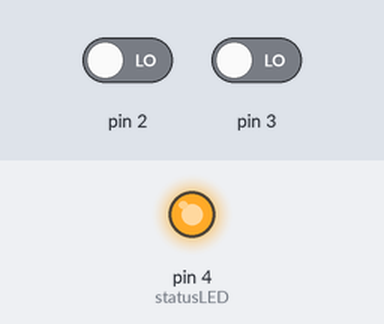
Simulated run of this sketch. Board: Arduino Uno, built with avr-gcc and run on an emulated ATmega328P. Shown: output pins drawn as LEDs (lit = HIGH). Inputs (shaded band) come from the test bench; at power-on: pin 2 LOW, pin 3 LOW. What the sketch prints to the serial monitor is not drawn.

Above: at 2.01 s.
At 3.6 s:
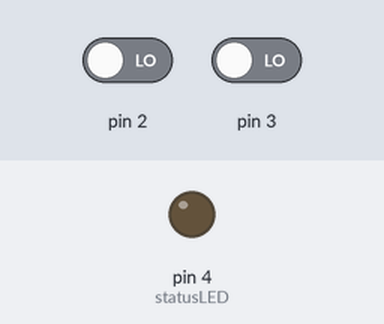
3.7 s: pin 2 driven HIGH
6.7 s: pin 3 driven HIGH
Timing chart, 0 to 9.7 s (numbered marks = the images above; inputs shaded):
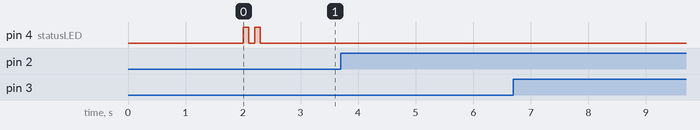

The sketch:

Roomba_Nerf_00.ino
```cpp
#include <SoftwareSerial.h>
// RX is digital pin 10
// (connect to TX of other device - iRobot DB25 pin 2)
// TX is digital pin 11
// (connect to RX of other device - iRobot DB25 pin 1)

#define rxPin 10
#define txPin 9

//#define bumpright (sensorbytes[0] & 0x01)
//#define bumpleft  (sensorbytes[0] & 0x02)

#define startSafe  131
#define startFull  132

#define  bumpRight  1 << 0
#define  bumpLeft   1 << 1
#define  dropRight  1 << 2
#define  dropLeft   1 << 3

// set up a new software serial port:
SoftwareSerial roombaSerial = SoftwareSerial(rxPin, txPin);

byte response[16];

// pin assignments
int statusLED = 4;
// int roombaDD = ;

//Value holders
int action_0=0;
int action_1=0;
volatile int state_0 = LOW;
volatile int state_1 = LOW;
int inByte = 0; // incoming serial byte
unsigned char docked = 0x02; // hex for 0000 0010
int searchingForDock = 0;
char sensorbytes[10];

signed short getAngle = 0;

// debounce
long debouncing_time = 40; //Debouncing Time in Milliseconds
volatile unsigned long last_micros;

void setup() {
   delay(2000); // NEEDED!!!! To let the robot initialize

   // attach interrupt buttons:
   attachInterrupt(0, interrupt_0, RISING); // RISING FALLING CHANGING
   attachInterrupt(1, interrupt_1, RISING);

   // define pin modes for status led and direct device/baud:
   //pinMode(roombaDD, OUTPUT);
   pinMode(statusLED, OUTPUT);

   // set the data rate for the SoftwareSerial port, this is the
   // iRobot's default rate of 115200 baud:
   roombaSerial.begin(115200);

   // start hardware serial port
   Serial.begin(115200);

   // define pin modes for software tx, rx pins:
   pinMode(rxPin, INPUT);
   pinMode(txPin, OUTPUT);

   safeMode();
}

void loop() {


  int g = checkSensor(7, 1); // bumps and wheel drops

  if (g & bumpRight) {

    Serial.print("\tRB");
  }
  if (g & bumpLeft) {

    Serial.print("\tLB");
  }

  if (g & dropRight) {

    Serial.print("\tRD");
  }
  if (g & dropLeft) {

    Serial.print("\tLD");
  }

  if (g) {

	Serial.println(" ");
  }


}

void stopTest() {

	for (int x = 0 ; x < 250 ; x += 10) {

		directDrive(x * 5, x * 5);

		delay(20);

	}
	for (int x = 250 ; x > 0 ; x -= 10) {

		directDrive(x * 5, x * 5);

		delay(20);

	}

	directDrive(0,0);

	delay(1000);

	for (int x = 0 ; x < 250 ; x += 10) {

		directDrive(0 - (x * 5), 0 - (x * 5));

		delay(20);

	}
	for (int x = 250 ; x > 0 ; x -= 10) {

		directDrive(0 - (x * 5), 0 - (x * 5));

		delay(20);

	}


}


void checkFront() {

  checkSensors(9, 4);

  for (int x = 0 ; x < 4 ; x++) {

    if (response[x]) {
      Serial.print("X");
    }
    else {
      Serial.print(".");
    }

  }

  Serial.println(" ");

}

void safeMode() {
   // light up status led
   digitalWrite(statusLED, HIGH);

   roombaSerial.write(128); // This command starts the OI. You must
   // always send the Start command before
   // sending any other commands to the OI
   roombaSerial.write(startSafe); // safe mode

   //roombaSerial.write(startFull);
   digitalWrite(statusLED, HIGH);
   delay(100);
   digitalWrite(statusLED, LOW);
   delay(100);
   digitalWrite(statusLED, HIGH);
   delay(100);
   digitalWrite(statusLED, LOW);
   delay(100);

   // turn off status led
   digitalWrite(statusLED, LOW);
}

void directDrive(signed short leftV, signed short rightV) {

	roombaSerial.write(145); // Opcode number for DIRECT DRIVE
   roombaSerial.write(rightV >> 8);
   roombaSerial.write(rightV & 0xFF);
   roombaSerial.write(leftV >> 8);
   roombaSerial.write(leftV & 0xFF);

}

void halt() {
   roombaSerial.write(145); // Opcode number for DIRECT DRIVE
   roombaSerial.write((byte)0);
   roombaSerial.write((byte)0);
   roombaSerial.write((byte)0);
   roombaSerial.write((byte)0);
}

void beep(){
   roombaSerial.write(140); // Opcode number for SONG
   roombaSerial.write((byte)3);
   roombaSerial.write((byte)1);
   roombaSerial.write((byte)64);
   roombaSerial.write((byte)16);
   roombaSerial.write((byte)141);
   //delay(5000);
}

void interrupt_0() {
   // debounce
   if((long)(micros() - last_micros) >= debouncing_time * 1000) {
      // Do Something
      last_micros = micros();
   }
   //    action_0 = 0;
   //    Serial.print(action_0);
   //    Serial.print("\n");
   //    goForward();
   // state_0 = !state_0;
   digitalWrite(statusLED, HIGH);
   delay(50);
   digitalWrite(statusLED, LOW);
   delay(50);

   action_0 = 0;
   updateSensors();
//    Serial.print(action_0);
//    Serial.print("\nhalt\n");

  // halt();
}

void interrupt_1() {
   // debounce
   if((long)(micros() - last_micros) >= debouncing_time * 1000) {
      // Do Something
      last_micros = micros();
   }

   // state_1 = !state_1;
   digitalWrite(statusLED, HIGH);
   delay(50);
   digitalWrite(statusLED, LOW);
   delay(50);

   if (action_0 < 7){
      action_0++;
   }
   else {
      action_0 = 1;
   }
//    Serial.print(action_0);
//    Serial.print("\n");

}

void test_0(){

   digitalWrite(statusLED, state_1);
   if (action_0 != action_1){ // only print if updated value
      Serial.print(action_0);
      //Serial.print("\n");
      action_1 = action_0;
      switch (action_0) {
         case 0:
            // stop roomba
            //safeMode();
            halt();
            Serial.print("\nhalt\n");
         break;
         case 1:
            // forward
            //forward();
            Serial.print("\nforward\n");
            break;
         case 2:
            // reverse
            //reverse();
            Serial.print("\nreverse\n");
            break;
         case 3:
            // left
            //left();
            Serial.print("\nleft\n");
//             digitalWrite(statusLED, HIGH);
//             delay(100);
//             digitalWrite(statusLED, LOW);
//             delay(100);
//             digitalWrite(statusLED, HIGH);
//             delay(100);
//             digitalWrite(statusLED, LOW);
//             delay(100);
            break;
         case 4:
            // right
            //right();
            Serial.print("\nright\n");
            break;
         case 5:
            // dock
            seekDock();
            Serial.print("\ndock\n");
            break;
         case 6:
            // beep
            beep();
            Serial.print("\nbeep\n");
            break;
         case 7:
            // bump and turn
            // bumpAndTurn();
            Serial.print("\nbump and turn\n");
            break;
         default:
            // if nothing else matches, do the default
            halt();
      }
   }
   updateSensors();
}

int checkSensor(byte whichSensor, byte howManyBytes) {

  int timeOut = 40;
  int bufferPos = 0;

   roombaSerial.write(142);
   roombaSerial.write((byte)whichSensor);

  while(howManyBytes and timeOut) {

	while (roombaSerial.available() == 0 and timeOut) {
		timeOut -= 1;
		delayMicroseconds(1);
	}

    response[bufferPos++] = roombaSerial.read();

    howManyBytes -= 1;

  }

  if (timeOut) {
	return 1;
  }

}

int checkSensors(byte whichSensor, byte howManyBytes){

  int timeOut = 40;

   roombaSerial.write(149);
   roombaSerial.write((byte)howManyBytes);

   for (int x = 0; x < howManyBytes ; x++) {

     roombaSerial.write((byte)whichSensor++);

   }

  int bufferPos = 0;

  while(howManyBytes) {

    while (roombaSerial.available() == 0) {
      delayMicroseconds(1);
    }

    response[bufferPos++] = roombaSerial.read();

    howManyBytes -= 1;

  }

}

/*
void bumpTest(){
   updateSensors();
   if(bumpleft) {
      //right();
      delay(1000);
   }
   else if(bumpright) {
      //left();
      delay(1000);
   }
   //forward();
}

*/

void seekDock(){

   roombaSerial.write(142); // requests the OI to send a packet of
   // sensor data bytes
   roombaSerial.write((byte)34); // request cliff sensor value specifically
   delay(250); // poll sensor 4 times a second
   if (roombaSerial.available() > 0) {
      inByte = roombaSerial.read();
   }
   Serial.println(inByte, BIN);
   if ((inByte & docked) != docked) {
      if (searchingForDock == 0) {
         searchingForDock = 1;
         roombaSerial.write(143); // Opcode number for SEEK DOCK
         Serial.println("Roomba is looking for dock.");
         //delay(4000);
      }
      else {
         if (searchingForDock == 1) {
            Serial.println("Roomba is still searching for the dock.");
            //delay(2000);
         }
         else {
            roombaSerial.write(143); // Opcode number for SEEK DOCK
         }
      }
   }
   else {
      searchingForDock = 0;
      Serial.println("Roomba is docked.");
      //delay(2000);
   }
}

void updateSensors() {
   roombaSerial.write(142);
   roombaSerial.write(1);  // sensor packet 1, 10 bytes
   delay(100); // wait for sensors
   char i = 0;
   while(Serial.available()) {
      int c = Serial.read();
      if( c==-1 ) {
         for( int i=0; i<5; i ++ ) {   // say we had an error via the LED

            delay(50);

            delay(50);
         }
      }
      sensorbytes[i++] = c;
      Serial.print(c);
   }
//    for(int i=0; i<9; i++){
//       Serial.print(
//   }
}
```
